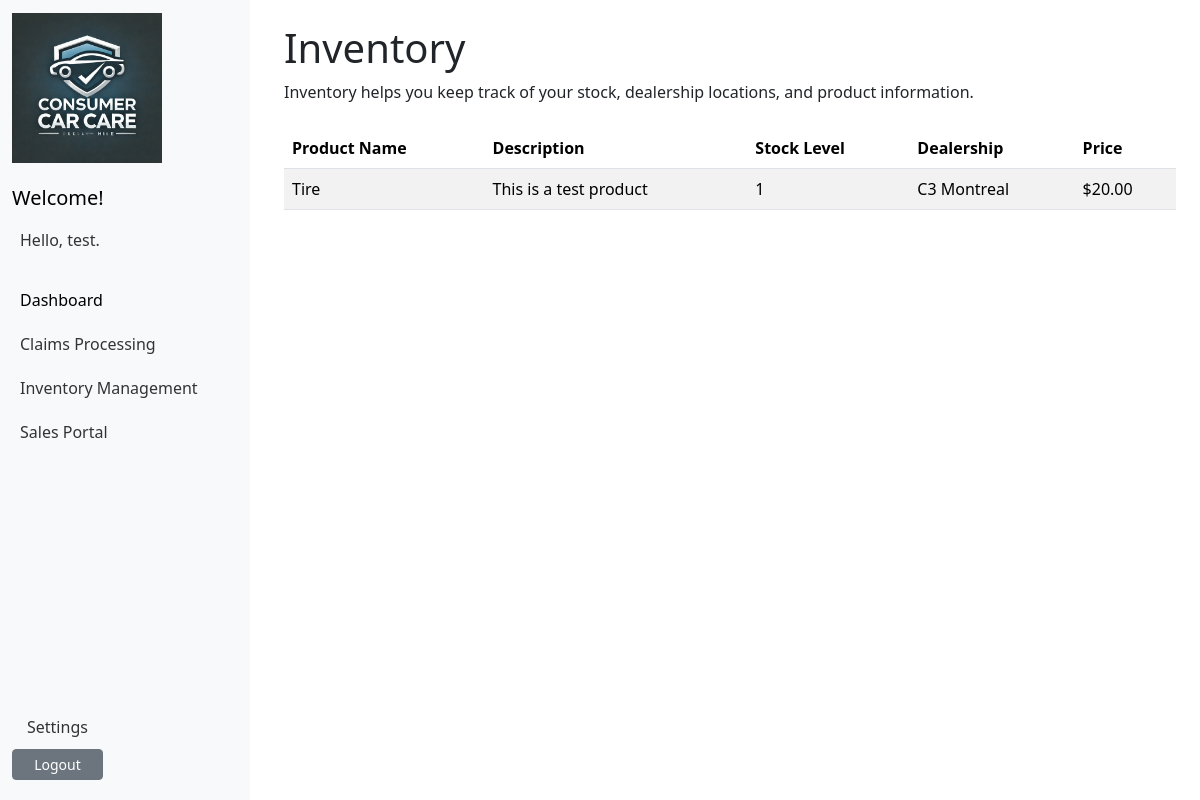
The page /inventory/ (signed in) on the database its author committed.
### Apps/C3_app1/models.py (models this page shows, shortened)
class Product(models.Model):
    name = models.CharField(max_length=200)
    description = models.TextField()
    stock = models.PositiveIntegerField(default=0)
    dealership = models.CharField(max_length=200)
    price = models.DecimalField(max_digits=10, decimal_places=2)

### Apps/C3_app1/views.py (the view)
# urls.py: path('inventory/', views.inventory, name='inventory'),
@login_required
def inventory(request):
    products = Product.objects.all()  # Get all products from the database
    return render(request, 'C3_app1/inventory.html', {'products': products})

### Apps/C3_app1/templates/C3_app1/inventory.html
{% extends "base.html" %}
{% block content %}
<header>
    <h1>Inventory</h1>
</header>
<p>Inventory helps you keep track of your stock, dealership locations, and product information.</p>
<table class="table table-striped mt-4">
    <thead>
        <tr>
            <th>Product Name</th>
            <th>Description</th>
            <th>Stock Level</th>
            <th>Dealership</th>
            <th>Price</th>
        </tr>
    </thead>
    <tbody>
        {% for product in products %}
        <tr>
            <td>{{ product.name }}</td>
            <td>{{ product.description }}</td>
            <td>{{ product.stock }}</td>
            <td>{{ product.dealership }}</td>
            <td>${{ product.price }}</td>
        </tr>
        {% empty %}
        <tr>
            <td colspan="5">No products found in inventory.</td>
        </tr>
        {% endfor %}
    </tbody>
</table>
{% endblock content %}

### templates/base.html (shortened to what this page needs)
<!DOCTYPE html>
<html lang="en">
<head>
    {% load static %}
    <link rel="stylesheet" href="{% static 'bootstrap/css/bootstrap.css' %}">
    <link rel="stylesheet" href="{% static 'css/nav.css' %}">
</head>
<body>
    <div class="d-flex">
        {% if user.is_authenticated %}
        <nav class="navbar navbar-expand-lg navbar-light bg-light flex-column sidebar">
            <div class="container-fluid d-flex flex-column align-items-start">
                <a class="navbar-brand" href="#">
                    <img src="{% static 'images/logo.webp' %}" alt="C3 Logo" class="logo">
                </a>
                <a class="navbar-brand" href="#">Welcome!</a>
                <div class="collapse navbar-collapse show" id="navbarNavAltMarkup">
                    <div class="navbar-nav flex-column">
                        <p class="nav-link">Hello, {{ user.username }}.</p>
                        <a class="nav-link active" aria-current="page" href="{% url 'C3_app1:index' %}">Dashboard</a>
                        <a class="nav-link" href="{% url 'C3_app1:claims' %}">Claims Processing</a>
                        <a class="nav-link" href="{% url 'C3_app1:inventory' %}">Inventory Management</a>
                        <a class="nav-link" href="{% url 'C3_app1:sales_p' %}">Sales Portal</a>
                    </div>
                    <div class="logout-container">
                        <a class="nav-link" href="{% url 'C3_app1:settings' %}">Settings</a>
                        <form method="post" action="{% url 'logout' %}">
                            <button type="submit" class="btn btn-secondary btn-sm w-100">Logout</button>
                        </form>
                    </div>
                </div>
            </div>
        </nav>
        {% endif %}
        <div class="content-container w-100 p-4">
            {% block content %} to be overridden {% endblock content %}
        </div>
    </div>
</body>
</html>

### static/css/nav.css (style rules this page uses)
.sidebar { width: 250px; height: 100vh; position: fixed; top: 0; left: 0; background-color: #f8f9fa; display: flex; flex-direction: column; }
.logout-container { position: absolute; bottom: 20px; }
.sidebar .navbar-nav { width: 100%; }
.sidebar .nav-link { padding: 10px 15px; color: #333; }
.content-container { margin-left: 260px; flex-grow: 1; }
.logo { width: 150px; height: auto; margin-bottom: 10px; }

### rows shown on the page
Product: name "Tire", description "This is a test product", stock "1", dealership "C3 Montreal", price "20.00"

### other values the page prints
{{ user.username }} "test"
